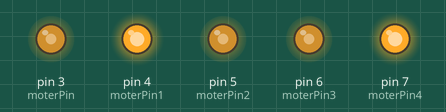
This sketch was run on a simulated Arduino Uno, built with avr-gcc and run on an emulated ATmega328P. On the bench: output pins drawn as LEDs (lit = HIGH).

Above: at 0.1 s.
Timing chart, 0 to 1.6 s (numbered marks = the images above):
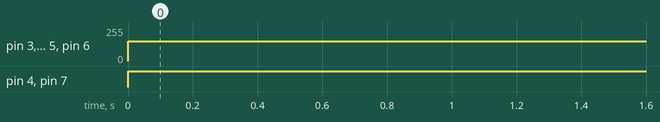

The sketch:

lionHealthVibrationPrototype.ino
```cpp
int moterPin = 3;
int moterPin1 = 4;
int moterPin2 = 5;
int moterPin3 = 6;
int moterPin4 = 7;

int strength = 150;


void setup() {
  // put your setup code here, to run once:
  pinMode(moterPin, OUTPUT);
  pinMode(moterPin1, OUTPUT);
  pinMode(moterPin2, OUTPUT);
  pinMode(moterPin3, OUTPUT);
  pinMode(moterPin4, OUTPUT);


}

void loop() {
  // put your main code here, to run repeatedly:
  analogWrite(moterPin, strength);
  analogWrite(moterPin1, strength);
  analogWrite(moterPin2, strength);
  analogWrite(moterPin3, strength);
  analogWrite(moterPin4, strength);


}
```

Measured:
- by itself, pin 3 (moterPin), pin 5 (moterPin2), pin 6 (moterPin3): 0/255 → 150/255 at 0.00 s
- by itself, pin 4 (moterPin1), pin 7 (moterPin4): LOW → HIGH at 0.00 s
